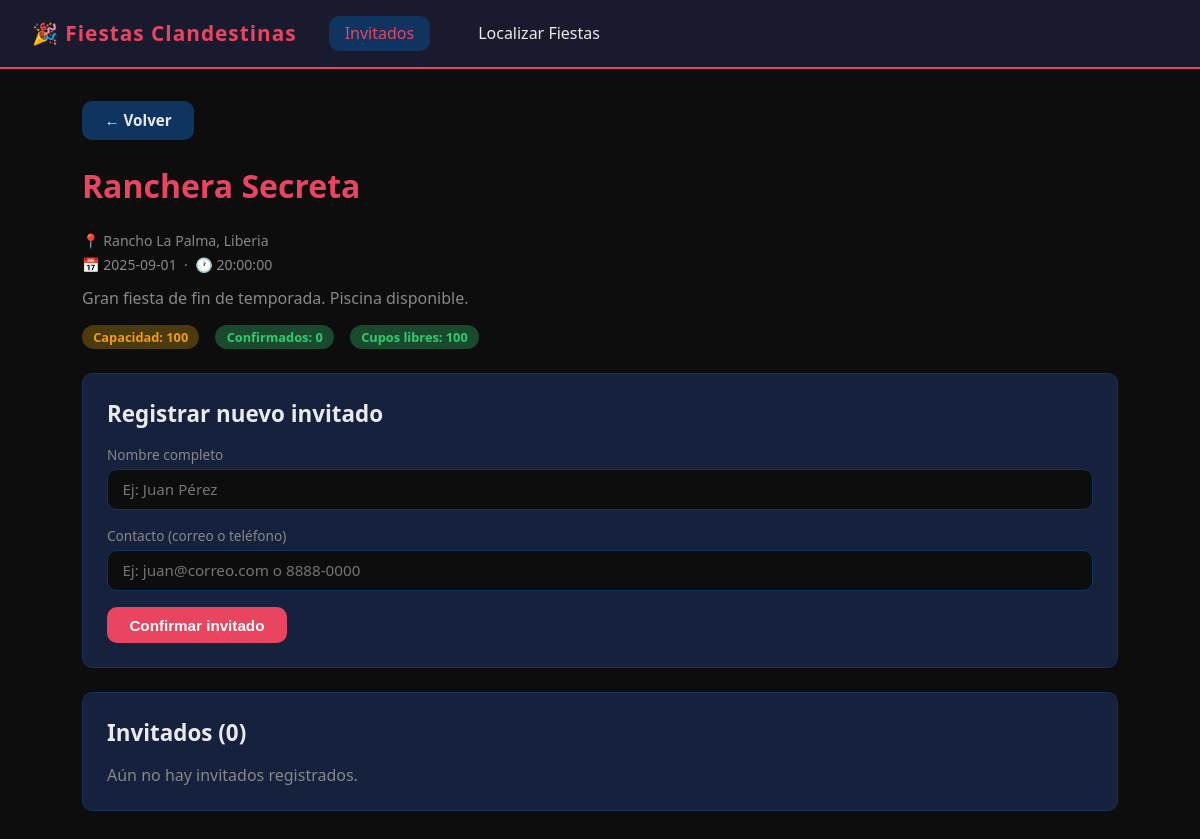
Page /invitados/fiesta/3/ on the committed database.
### backend/models/__init__.py (models this page shows, shortened)
class Fiesta(models.Model):
    nombre = models.CharField(max_length=200)
    ubicacion = models.CharField(max_length=300)
    latitud = models.FloatField(null=True, blank=True)
    longitud = models.FloatField(null=True, blank=True)
    capacidad = models.PositiveIntegerField()
    fecha = models.DateField()
    hora = models.TimeField()
    descripcion = models.TextField(blank=True, default='')
    created_at = models.DateTimeField(auto_now_add=True)
    class Meta:
        db_table = 'fiestas'
        ordering = ['fecha', 'hora']
    def cupos_disponibles(self, invitados_confirmados: int) -> int:
        return max(0, self.capacidad - invitados_confirmados)
    def to_dict(self) -> dict:
        return {
            'id': self.id,
            'nombre': self.nombre,
            'ubicacion': self.ubicacion,
            'latitud': self.latitud,
            'longitud': self.longitud,
            'capacidad': self.capacidad,
            'fecha': str(self.fecha),
            'hora': str(self.hora),
            'descripcion': self.descripcion,
            'created_at': str(self.created_at),
        }

### backend/views.py (the view, shortened to what this page needs)
# urls.py: path('invitados/fiesta/<int:fiesta_id>/', views.invitados_fiesta, name='invitados_fiesta'),
def invitados_fiesta(request, fiesta_id):
    try:
        fiesta = fiesta_service.obtener_fiesta(fiesta_id)
    except ValidationError:
        return redirect('invitados_home')
    invitados = invitado_service.listar_invitados(fiesta_id)
    mensaje = None
    error = None
    context = {
        'fiesta': fiesta,
        'invitados': invitados,
        'mensaje': mensaje,
        'error': error,
        'active': 'invitados',
    }
    return render(request, 'invitados/fiesta_detail.html', context)

### backend/business_logic/__init__.py (called while the page is built)
    def obtener_fiesta(self, fiesta_id: int) -> dict:
        fiesta = self.fiesta_repo.find_by_id(fiesta_id)
        if not fiesta:
            raise ValidationError(f'Fiesta con id {fiesta_id} no encontrada.', status_code=404)
        data = fiesta.to_dict()
        confirmados = self.fiesta_repo.count_invitados_confirmados(fiesta_id)
        data['invitados_confirmados'] = confirmados
        data['cupos_disponibles'] = fiesta.cupos_disponibles(confirmados)
        return data

    def listar_invitados(self, fiesta_id: int = None) -> list[dict]:
        if fiesta_id:
            invitados = self.invitado_repo.find_by_fiesta(fiesta_id)
        else:
            invitados = self.invitado_repo.find_all()
        return [i.to_dict() for i in invitados]

### backend/repositories/__init__.py (called while the page is built)
    def find_by_id(self, fiesta_id: int) -> Optional[Fiesta]:
        try:
            return Fiesta.objects.get(pk=fiesta_id)
        except Fiesta.DoesNotExist:
            return None

    def count_invitados_confirmados(self, fiesta_id: int) -> int:
        return Invitado.objects.filter(
            fiesta_id=fiesta_id,
            estado='confirmado',
        ).count()

    def find_by_fiesta(self, fiesta_id: int) -> list[Invitado]:
        return list(Invitado.objects.filter(fiesta_id=fiesta_id).select_related('fiesta'))

### frontend_invitados/templates/invitados/fiesta_detail.html (shortened to what this page needs)
{% extends "base.html" %}
{% block content %}
<a href="/invitados/" class="btn btn-secondary" style="margin-bottom:1.5rem; display:inline-block;">← Volver</a>
<h1>{{ fiesta.nombre }}</h1>
<p class="meta">📍 {{ fiesta.ubicacion }}</p>
<p class="meta">📅 {{ fiesta.fecha }} &nbsp;·&nbsp; 🕐 {{ fiesta.hora }}</p>
{% if fiesta.descripcion %}
<p style="margin-top:0.8rem; color:var(--muted);">{{ fiesta.descripcion }}</p>
{% endif %}
<div style="display:flex; gap:1rem; margin:1rem 0; flex-wrap:wrap;">
  <span class="badge badge-warning">Capacidad: {{ fiesta.capacidad }}</span>
  <span class="badge badge-success">Confirmados: {{ fiesta.invitados_confirmados }}</span>
  {% if fiesta.cupos_disponibles > 0 %}
    <span class="badge badge-success">Cupos libres: {{ fiesta.cupos_disponibles }}</span>
  {% else %}
    <span class="badge badge-danger">Sin cupos</span>
  {% endif %}
</div>
{% if fiesta.cupos_disponibles > 0 %}
<div class="card" style="margin-top:1.5rem;">
  <h2>Registrar nuevo invitado</h2>
  <form method="POST">
    <div class="form-group">
      <label>Nombre completo</label>
      <input type="text" name="nombre" placeholder="Ej: Juan Pérez" required />
    </div>
    <div class="form-group">
      <label>Contacto (correo o teléfono)</label>
      <input type="text" name="contacto" placeholder="Ej: juan@correo.com o 8888-0000" required />
    </div>
    <button type="submit" class="btn btn-primary">Confirmar invitado</button>
  </form>
</div>
{% endif %}
<div class="card" style="margin-top:1.5rem;">
  <h2>Invitados ({{ invitados|length }})</h2>
  {% if invitados %}
    <table style="width:100%; border-collapse:collapse; font-size:0.93rem;">
      <thead>
        <tr style="color:var(--muted); text-align:left; border-bottom:1px solid var(--accent2);">
          <th style="padding:0.5rem;">Nombre</th>
          <th style="padding:0.5rem;">Contacto</th>
          <th style="padding:0.5rem;">Estado</th>
        </tr>
      </thead>
      <tbody>
        {% for inv in invitados %}
        <tr style="border-bottom:1px solid #1a1a2e;">
          <td style="padding:0.6rem 0.5rem;">{{ inv.nombre }}</td>
          <td style="padding:0.6rem 0.5rem; color:var(--muted);">{{ inv.contacto }}</td>
          <td style="padding:0.6rem 0.5rem;">
            {% if inv.estado == 'confirmado' %}
              <span class="badge badge-success">{{ inv.estado }}</span>
            {% elif inv.estado == 'rechazado' %}
              <span class="badge badge-danger">{{ inv.estado }}</span>
            {% else %}
              <span class="badge badge-warning">{{ inv.estado }}</span>
            {% endif %}
          </td>
        </tr>
        {% endfor %}
      </tbody>
    </table>
  {% else %}
    <p style="color:var(--muted);">Aún no hay invitados registrados.</p>
  {% endif %}
</div>
{% endblock %}

### frontend_invitados/templates/base.html (style rules this page uses)
*, *::before, *::after { box-sizing: border-box; margin: 0; padding: 0; }
:root { --bg: #0d0d0d; --surface: #1a1a2e; --card: #16213e; --accent: #e94560; --accent2: #0f3460; --text: #eaeaea; --muted: #888; --success: #2ecc71; --warning: #f39c12; --danger: #e74c3c; --radius: 10px; --font: 'Segoe UI', system-ui, sans-serif; }
body { background: var(--bg); color: var(--text); font-family: var(--font); min-height: 100vh; }
h1 { font-size: 2rem; color: var(--accent); margin-bottom: 1.5rem; }
h2 { font-size: 1.4rem; color: var(--text); margin-bottom: 1rem; }
.card { background: var(--card); border: 1px solid var(--accent2); border-radius: var(--radius); padding: 1.5rem; margin-bottom: 1.2rem; transition: border-color 0.2s; }
.badge { display: inline-block; padding: 0.2rem 0.7rem; border-radius: 20px; font-size: 0.8rem; font-weight: 600; }
.badge-success { background: #1a4a2e; color: var(--success); }
.badge-warning { background: #4a3a0d; color: var(--warning); }
.btn { display: inline-block; padding: 0.6rem 1.4rem; border-radius: var(--radius); border: none; cursor: pointer; font-size: 0.95rem; font-weight: 600; text-decoration: none; transition: opacity 0.2s; }
.btn-primary { background: var(--accent); color: #fff; }
.btn-secondary { background: var(--accent2); color: var(--text); }
.form-group { margin-bottom: 1rem; }
.form-group label { display: block; color: var(--muted); font-size: 0.85rem; margin-bottom: 0.3rem; }
.form-group input, .form-group textarea, .form-group select { width: 100%; background: #0d0d0d; border: 1px solid var(--accent2); border-radius: var(--radius); color: var(--text); padding: 0.6rem 0.9rem; font-size: 0.95rem; font-family: var(--font); }
.meta { color: var(--muted); font-size: 0.88rem; margin-top: 0.3rem; }

### rows in the picture
Fiesta: nombre "Ranchera Secreta", ubicacion "Rancho La Palma, Liberia", descripcion "Gran fiesta de fin de temporada. Piscina disponible."

### other values in the picture
{{ fiesta.fecha }} "2025-09-01"
{{ fiesta.hora }} "20:00:00"
{{ fiesta.capacidad }} "100"
{{ fiesta.invitados_confirmados }} "0"
{{ fiesta.cupos_disponibles }} "100"
{{ invitados|length }} "0"
